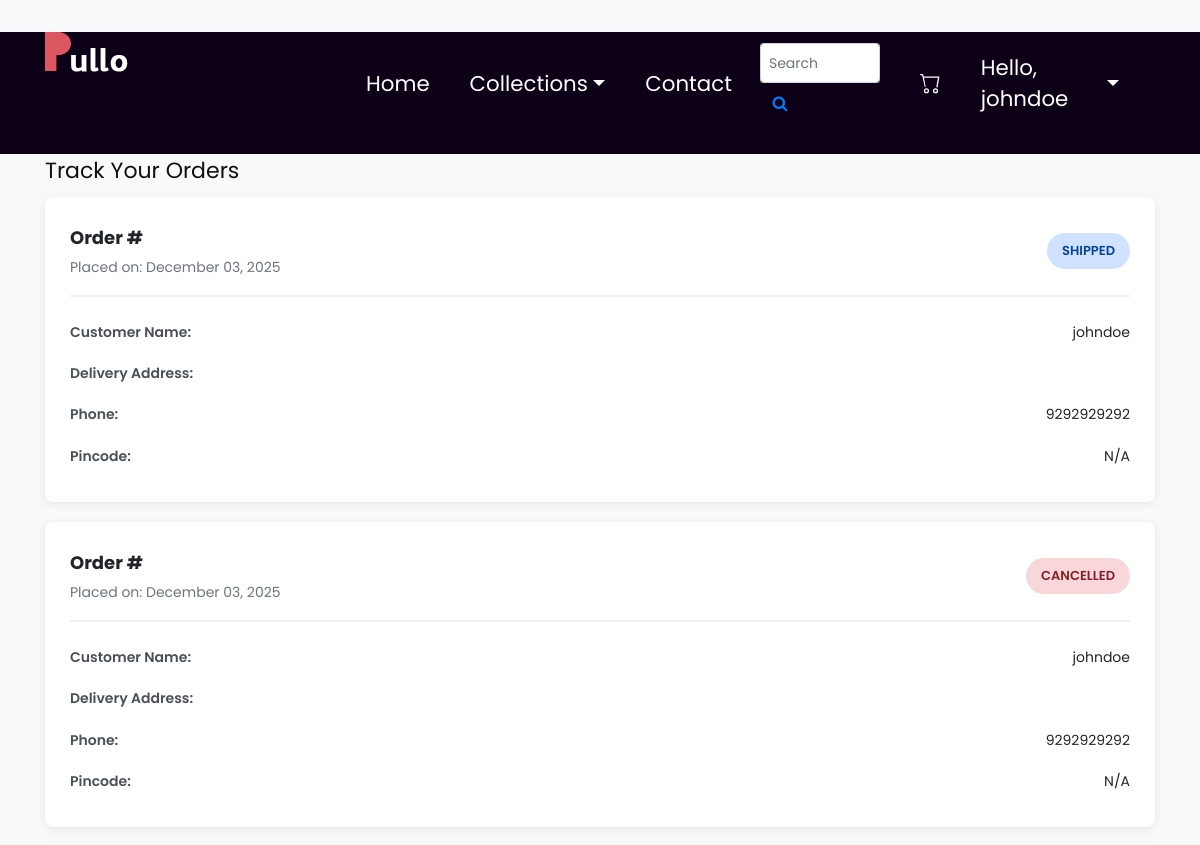
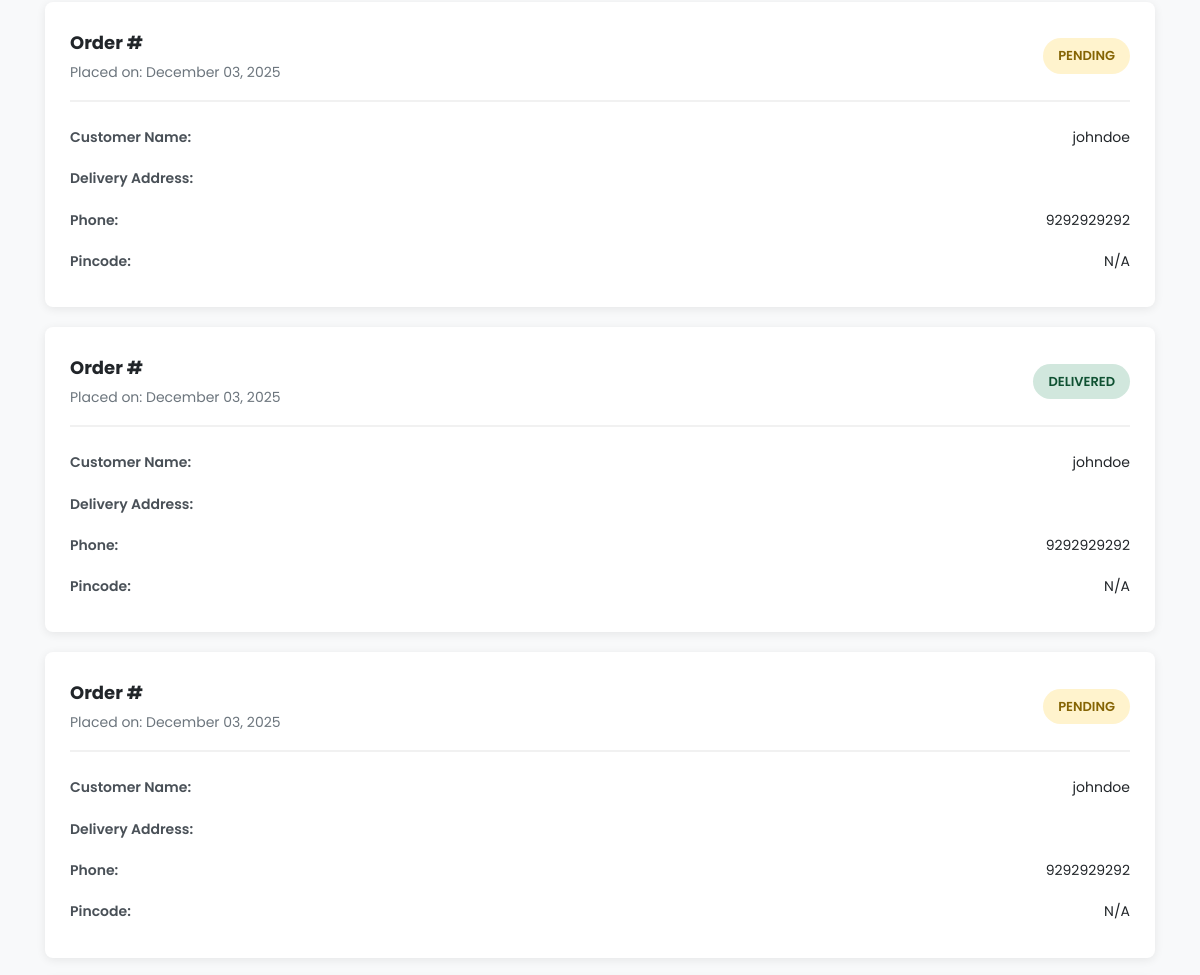
Page /track-order/ (signed in, upper part) on the earlier database version (2 pictures, top to bottom).
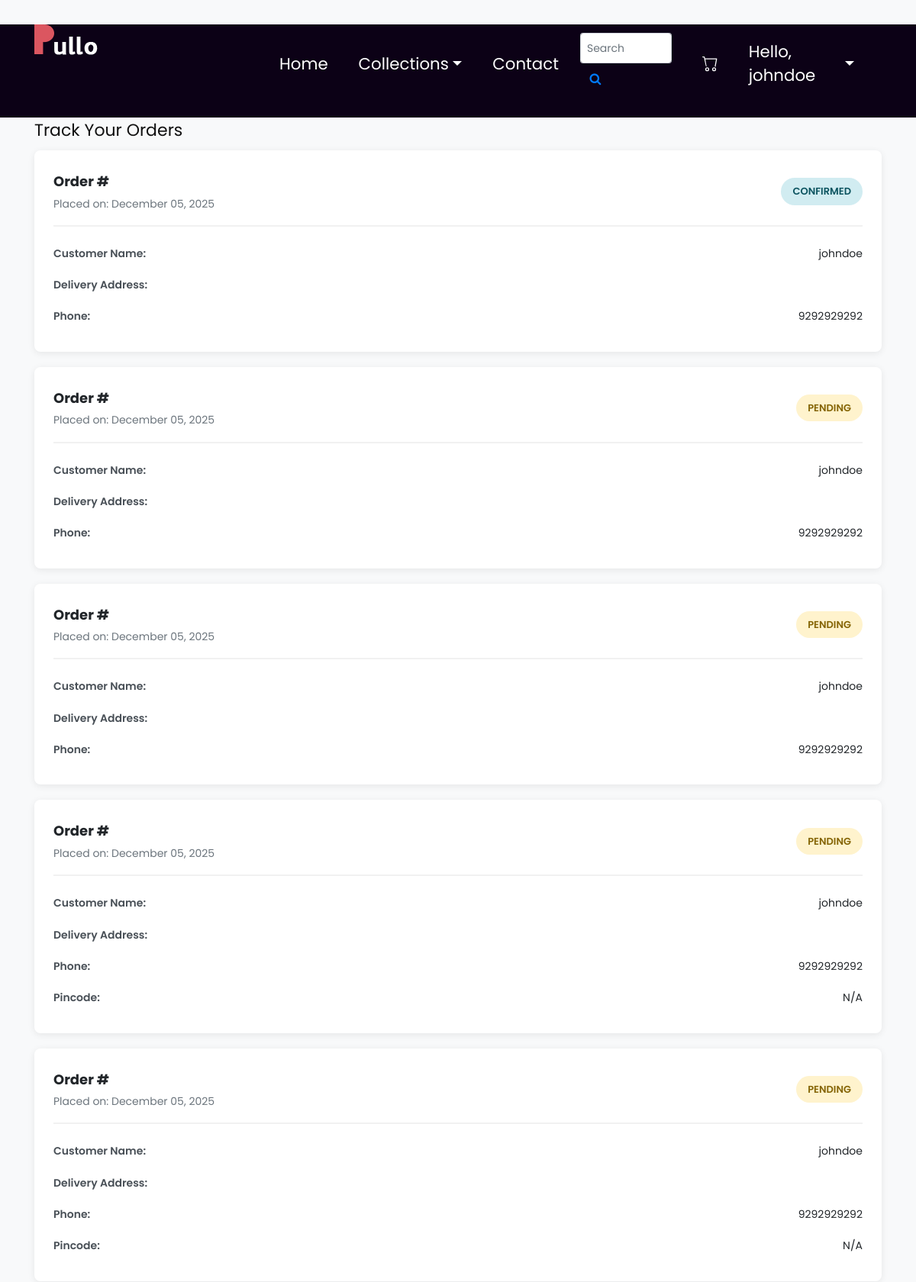
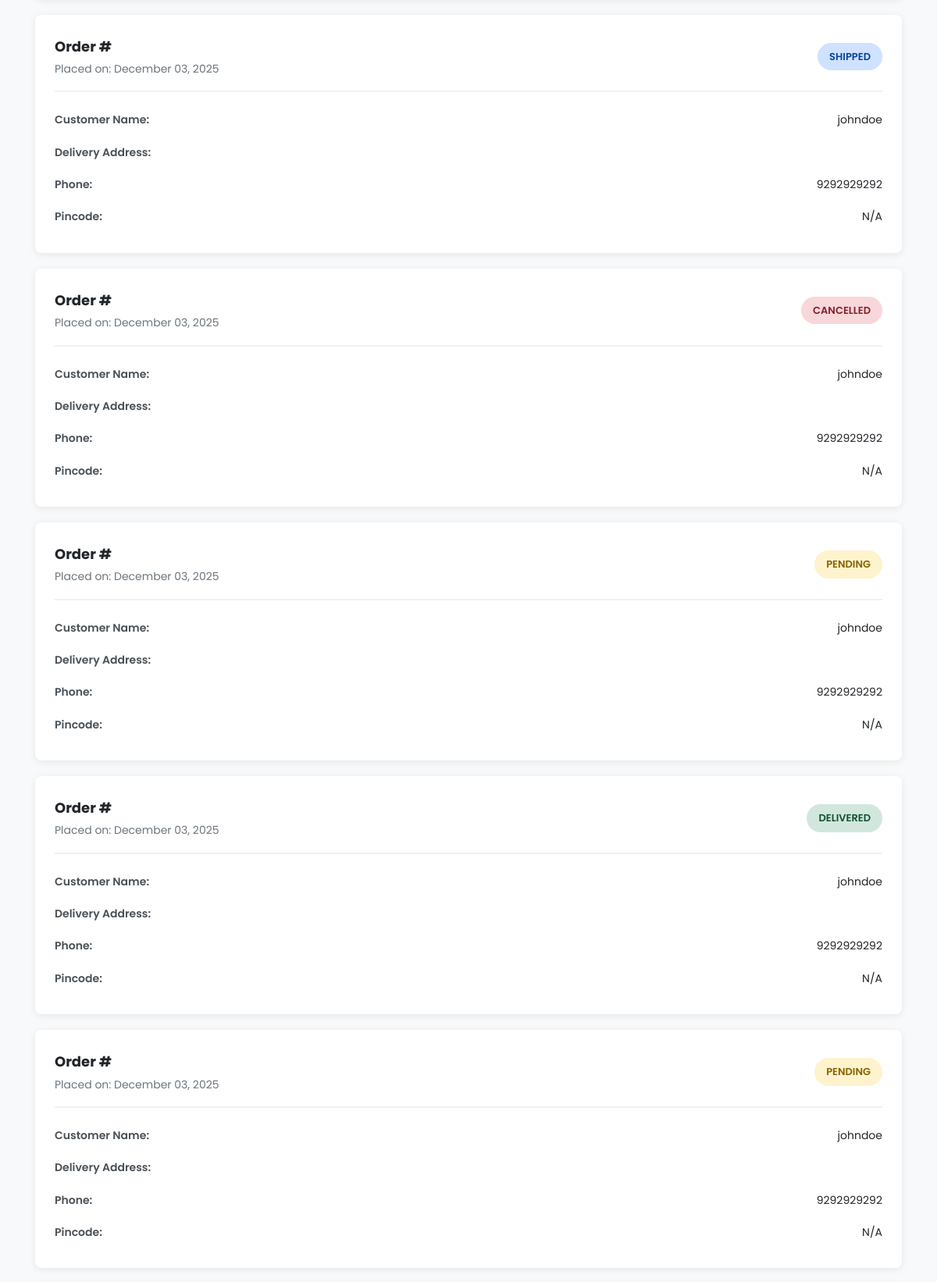
Same page on the later database version (2 pictures, top to bottom).
### app/models.py (models this page shows, shortened)
class OrderDetails(models.Model):
    STATUS_CHOICES = [
        ('pending', 'Pending'),
        ('confirmed', 'Confirmed'),
        ('processing', 'Processing'),
        ('shipped', 'Shipped'),
        ('delivered', 'Delivered'),
        ('cancelled', 'Cancelled'),
    ]
    orderid = models.AutoField(primary_key=True)
    productid = models.CharField(max_length=50)
    user = models.ForeignKey(UserDetails, on_delete=models.CASCADE, null=True, blank=True, related_name='orders', db_column='userid_id')
    username = models.CharField(max_length=100)
    useraddress = models.TextField()
    phnno = models.CharField(max_length=15)
    pincode = models.CharField(max_length=10)
    status = models.CharField(max_length=20, choices=STATUS_CHOICES, default='pending')
    status_note = models.TextField(blank=True, null=True)
    status_updated_at = models.DateTimeField(auto_now=True)
    created_at = models.DateTimeField(default=timezone.now)

### app/views.py (the view)
# urls.py: path('track-order/', views.track_order, name='track_order'),
def track_order(request):
    if 'userid' not in request.session: return redirect('login')
    user = UserDetails.objects.get(userid=request.session['userid'])
    orders = OrderDetails.objects.filter(user=user).order_by('-created_at')
    return render(request, 'track_order.html', {'user_orders': orders})

### template/track_order.html (shortened to what this page needs)
{% load static %}
<!DOCTYPE html>
<html lang="en">
<head>
    <link rel="stylesheet" href="{% static 'css/bootstrap.min.css' %}">
    <link rel="stylesheet" href="{% static 'css/style.css' %}">
    <link rel="stylesheet" href="{% static 'css/responsive.css' %}">
    <link rel="stylesheet" href="https://netdna.bootstrapcdn.com/font-awesome/4.0.3/css/font-awesome.css">
</head>
<body class="main-layout">
    {% include 'header.html' %}
    <div class="container orders-container">
        <h2>Track Your Orders</h2>
        {% if user_orders %}
            {% for order in user_orders %}
            <div class="order-card">
                <div class="order-header">
                    <div>
                        <div class="order-id">Order #{{ order.order_id }}</div>
                        <div class="order-date">Placed on: {{ order.created_at|date:"F d, Y" }}</div>
                    </div>
                    <span class="order-status status-{{ order.status|lower }}">{{ order.status }}</span>
                </div>
                <div class="order-details">
                    <div class="order-info-row">
                        <span class="info-label">Customer Name:</span>
                        <span class="info-value">{{ order.username }}</span>
                    </div>
                    <div class="order-info-row">
                        <span class="info-label">Delivery Address:</span>
                    </div>
                    {% if order.phnno %}
                    <div class="order-info-row">
                        <span class="info-label">Phone:</span>
                        <span class="info-value">{{ order.phnno }}</span>
                    </div>
                    {% endif %}
                    {% if order.pincode %}
                    <div class="order-info-row">
                        <span class="info-label">Pincode:</span>
                        <span class="info-value">{{ order.pincode }}</span>
                    </div>
                    {% endif %}
                </div>
            </div>
            {% endfor %}
        {% endif %}
    </div>
</body>
</html>

Differences in the rows shown:
added OrderDetails: created_at "December 05, 2025", status "CONFIRMED", username "johndoe", phnno "9292929292"
added OrderDetails: created_at "December 05, 2025", status "PENDING", username "johndoe", phnno "9292929292"
added OrderDetails: created_at "December 05, 2025", status "PENDING", username "johndoe", phnno "9292929292"
added OrderDetails: created_at "December 05, 2025", status "PENDING", username "johndoe", phnno "9292929292", pincode "N/A"
added OrderDetails: created_at "December 05, 2025", status "PENDING", username "johndoe", phnno "9292929292", pincode "N/A"
